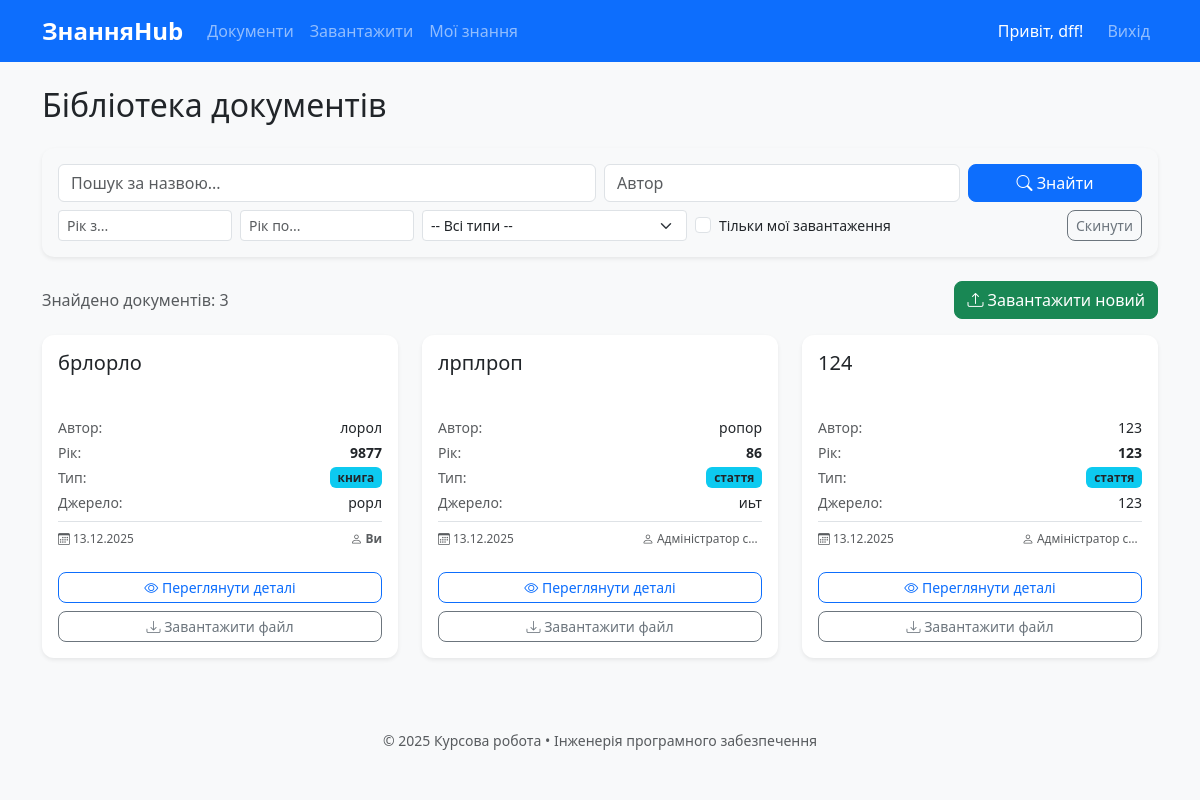
The app's page /documents (signed in), older data.
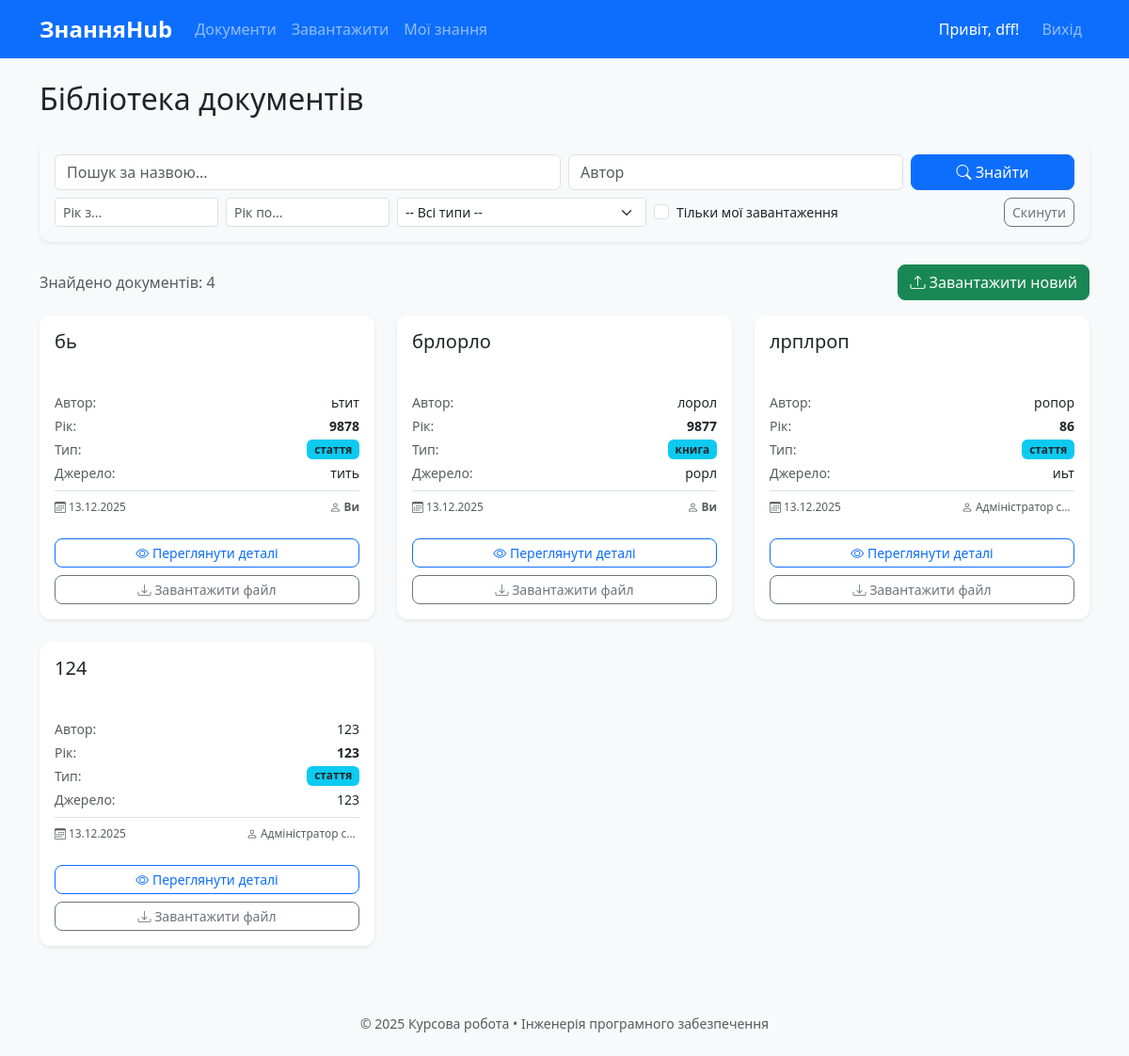
The same page, newer data.
### models.py (models this page shows, shortened)
class User(UserMixin, db.Model):
    id = db.Column(db.Integer, primary_key=True)
    email = db.Column(db.String(120), unique=True, nullable=False)
    name = db.Column(db.String(100), nullable=False)
    password_hash = db.Column(db.String(256), nullable=False)
    role = db.Column(db.String(20), default='user')
    is_active = db.Column(db.Boolean, default=True)
    created_at = db.Column(db.DateTime, default=datetime.utcnow)

class Document(db.Model):
    id = db.Column(db.Integer, primary_key=True)
    title = db.Column(db.String(300), nullable=False)
    authors = db.Column(db.Text)
    year = db.Column(db.Integer)
    source = db.Column(db.Text)
    doc_type = db.Column(db.String(50))
    original_filename = db.Column(db.String(300), nullable=False)
    stored_filename = db.Column(db.String(200), nullable=False, unique=True)
    uploaded_at = db.Column(db.DateTime, default=datetime.utcnow)
    uploaded_by = db.Column(db.Integer, db.ForeignKey('user.id'))
    user = db.relationship('User', backref='documents')

### app.py (the view)
    @app.route('/documents')
    @login_required
    def document_list():
        query = request.args.get('q', '').strip()
        author = request.args.get('author', '')
        year_from = request.args.get('year_from', type=int)
        year_to = request.args.get('year_to', type=int)
        doc_type = request.args.get('type', '')
        show_my = request.args.get('show_my')
        docs = Document.query
        if query:
            ids = search_fulltext(query)
            docs = docs.filter(Document.id.in_(ids)) if ids else docs.filter(False)
        if author: docs = docs.filter(Document.authors.ilike(f'%{author}%'))
        if year_from: docs = docs.filter(Document.year >= year_from)
        if year_to: docs = docs.filter(Document.year <= year_to)
        if doc_type: docs = docs.filter_by(doc_type=doc_type)
        if show_my == '1': docs = docs.filter_by(uploaded_by=current_user.id)
        documents = docs.order_by(Document.uploaded_at.desc()).all()
        return render_template('document/list.html', documents=documents)

### templates/document/list.html (shortened to what this page needs)
{% extends "base.html" %}
{% block content %}
<h2 class="mb-4">Бібліотека документів</h2>
<div class="card shadow-sm mb-4 bg-light">
    <div class="card-body">
        <form method="GET" action="{{ url_for('document_list') }}">
            <div class="row g-2 mb-2">
                <div class="col-md-6">
                    <input type="text" name="q" class="form-control" placeholder="Пошук за назвою..." value="{{ request.args.get('q', '') }}">
                </div>
                <div class="col-md-4">
                    <input type="text" name="author" class="form-control" placeholder="Автор" value="{{ request.args.get('author', '') }}">
                </div>
                <div class="col-md-2">
                    <button type="submit" class="btn btn-primary w-100"><i class="bi bi-search"></i> Знайти</button>
                </div>
            </div>
            <div class="row g-2 align-items-center">
                <div class="col-md-2">
                    <input type="number" name="year_from" class="form-control form-control-sm" placeholder="Рік з..." value="{{ request.args.get('year_from', '') }}">
                </div>
                <div class="col-md-2">
                    <input type="number" name="year_to" class="form-control form-control-sm" placeholder="Рік по..." value="{{ request.args.get('year_to', '') }}">
                </div>
                <div class="col-md-3">
                    <select name="type" class="form-select form-select-sm">
                        <option value="">-- Всі типи --</option>
                    </select>
                </div>
                <div class="col-md-3">
                    <div class="form-check">
                        <input class="form-check-input" type="checkbox" name="show_my" value="1" id="showMyCheck" {% if request.args.get('show_my') == '1' %}checked{% endif %}>
                        <label class="form-check-label small" for="showMyCheck">
                            Тільки мої завантаження
                        </label>
                    </div>
                </div>
                <div class="col-md-2 text-end">
                    <a href="{{ url_for('document_list') }}" class="btn btn-sm btn-outline-secondary">Скинути</a>
                </div>
            </div>
        </form>
    </div>
</div>
<div class="d-flex justify-content-between align-items-center mb-3">
    <span class="text-muted">Знайдено документів: {{ documents|length }}</span>
    <a href="{{ url_for('upload_document') }}" class="btn btn-success">
        <i class="bi bi-upload"></i> Завантажити новий
    </a>
</div>
{% if documents %}
    <div class="row row-cols-1 row-cols-md-2 row-cols-lg-3 g-4">
        {% for doc in documents %}
        <div class="col">
            <div class="card h-100 shadow-sm border-0 hover-shadow transition-card">
                <div class="card-body d-flex flex-column">
                    <div class="d-flex justify-content-between align-items-start mb-2">
                        <h5 class="card-title text-truncate-3">
                            <a href="{{ url_for('document_detail', doc_id=doc.id) }}" class="text-decoration-none text-dark stretched-link-custom">
                                {{ doc.title }}
                            </a>
                        </h5>
                    </div>
                    <ul class="list-unstyled small mb-4 flex-grow-1">
                        <li class="mb-1 d-flex justify-content-between">
                            <span class="text-muted">Автор:</span>
                            <span class="text-end text-truncate" style="max-width: 60%;" title="{{ doc.authors }}">
                                {{ doc.authors }}
                            </span>
                        </li>
                        <li class="mb-1 d-flex justify-content-between">
                            <span class="text-muted">Рік:</span>
                            <span class="fw-bold">{{ doc.year if doc.year else '—' }}</span>
                        </li>
                        <li class="mb-1 d-flex justify-content-between">
                            <span class="text-muted">Тип:</span>
                            <span class="badge bg-info text-dark">{{ doc.doc_type }}</span>
                        </li>
                        {% if doc.source %}
                        <li class="mb-1 d-flex justify-content-between">
                            <span class="text-muted">Джерело:</span>
                            <span class="text-end text-truncate" style="max-width: 60%;" title="{{ doc.source }}">
                                {{ doc.source }}
                            </span>
                        </li>
                        {% endif %}
                        <li class="mt-2 pt-2 border-top text-muted smaller d-flex justify-content-between align-items-center">
                            <span title="Дата завантаження">
                                <i class="bi bi-calendar3"></i> {{ doc.uploaded_at.strftime('%d.%m.%Y') }}
                            </span>
                            <span class="text-truncate" style="max-width: 120px;"
                                  title="Завантажив: {% if current_user.is_authenticated and doc.uploaded_by == current_user.id %}Ви{% else %}{{ doc.user.name }}{% endif %}">
                                <i class="bi bi-person"></i>
                                {% if current_user.is_authenticated and doc.uploaded_by == current_user.id %}
                                    <strong>Ви</strong>
                                {% else %}
                                    {{ doc.user.name }}
                                {% endif %}
                            </span>
                        </li>
                    </ul>
                    <div class="d-grid gap-2 mt-auto">
                        <a href="{{ url_for('document_detail', doc_id=doc.id) }}" class="btn btn-outline-primary btn-sm">
                            <i class="bi bi-eye"></i> Переглянути деталі
                        </a>
                        <a href="{{ url_for('download_document', doc_id=doc.id) }}" class="btn btn-outline-secondary btn-sm">
                            <i class="bi bi-download"></i> Завантажити файл
                        </a>
                    </div>
                </div>
            </div>
        </div>
        {% endfor %}
    </div>
{% else %}
    <div class="alert alert-info text-center py-5">
        <h4>Документів не знайдено</h4>
        <p>Спробуйте змінити параметри пошуку або завантажте новий документ.</p>
    </div>
{% endif %}
{% endblock %}

### templates/base.html (shortened to what this page needs)
<!DOCTYPE html>
<html lang="uk">
<head>
    <link href="https://cdn.jsdelivr.net/npm/bootstrap@5.3.3/dist/css/bootstrap.min.css" rel="stylesheet">
    <link href="{{ url_for('static', filename='css/style.css') }}" rel="stylesheet">
    <link rel="stylesheet" href="https://cdn.jsdelivr.net/npm/bootstrap-icons@1.10.0/font/bootstrap-icons.css">
</head>
<body>
    <nav class="navbar navbar-expand-lg navbar-dark bg-primary mb-4">
        <div class="container">
            <a class="navbar-brand fw-bold" href="{{ url_for('index') }}">ЗнанняHub</a>
            <div class="collapse navbar-collapse" id="navbar">
                <ul class="navbar-nav me-auto">
                    <li class="nav-item"><a class="nav-link" href="{{ url_for('document_list') }}">Документи</a></li>
                    <li class="nav-item"><a class="nav-link" href="{{ url_for('upload_document') }}">Завантажити</a></li>
                    <li class="nav-item"><a class="nav-link" href="{{ url_for('my_knowledge') }}">Мої знання</a></li>
                </ul>
                <ul class="navbar-nav">
                    {% if current_user.is_authenticated %}
                    <li class="nav-item d-flex align-items-center">
                        <span class="text-white me-3">Привіт, {{ current_user.name }}!</span>
                    </li>
                    <li class="nav-item"><a class="nav-link" href="{{ url_for('logout') }}">Вихід</a></li>
                    {% else %}
                    <li class="nav-item"><a class="nav-link" href="{{ url_for('login') }}">Вхід</a></li>
                    <li class="nav-item"><a class="nav-link" href="{{ url_for('register') }}">Реєстрація</a></li>
                    {% endif %}
                </ul>
            </div>
        </div>
    </nav>
    <div class="container">
        {% block content %}{% endblock %}
    </div>
    <footer class="bg-light mt-5 py-4 text-center text-muted small">
        © 2025 Курсова робота • Інженерія програмного забезпечення
    </footer>
</body>
</html>

### static/css/style.css (style rules this page uses)
:root { --primary: #0d6efd; --hover-shadow: 0 10px 20px rgba(0,0,0,0.1); }
body { background: #f8f9fa; font-family: 'Segoe UI', sans-serif; }
.card-body, .form-group, .form-label, label, .h1, .h2, .h3, .h4, .h5, .h6, h1, h2, h3, h4, h5, h6 { text-align: left !important; }
.card { border: none; border-radius: 12px; transition: all 0.3s ease; }
.btn { border-radius: 8px; }
.navbar-brand { font-weight: 700; font-size: 1.5rem; }
.badge { font-size: 0.85em; }
.text-truncate-3 { display: -webkit-box; -webkit-line-clamp: 2; line-clamp: 2; -webkit-box-orient: vertical; overflow: hidden; min-height: 2.5em; }
.transition-card { transition: all 0.2s ease-in-out; }
.smaller { font-size: 0.85em; }

### templates/document/list.html (style rules this page uses)
.text-truncate-3 { display: -webkit-box; -webkit-line-clamp: 2; -webkit-box-orient: vertical; overflow: hidden; min-height: 2.5em; }
.transition-card { transition: all 0.2s ease-in-out; }
.smaller { font-size: 0.85em; }

Row changes from the older to the newer data that the page shows:
added Document: title "бь", authors "ьтит", year "9878", doc_type "стаття", source "тить", uploaded_at "13.12.2025", shows "Ви"
Text that changed along with them:
{{ documents|length }}: "3" → "4"
